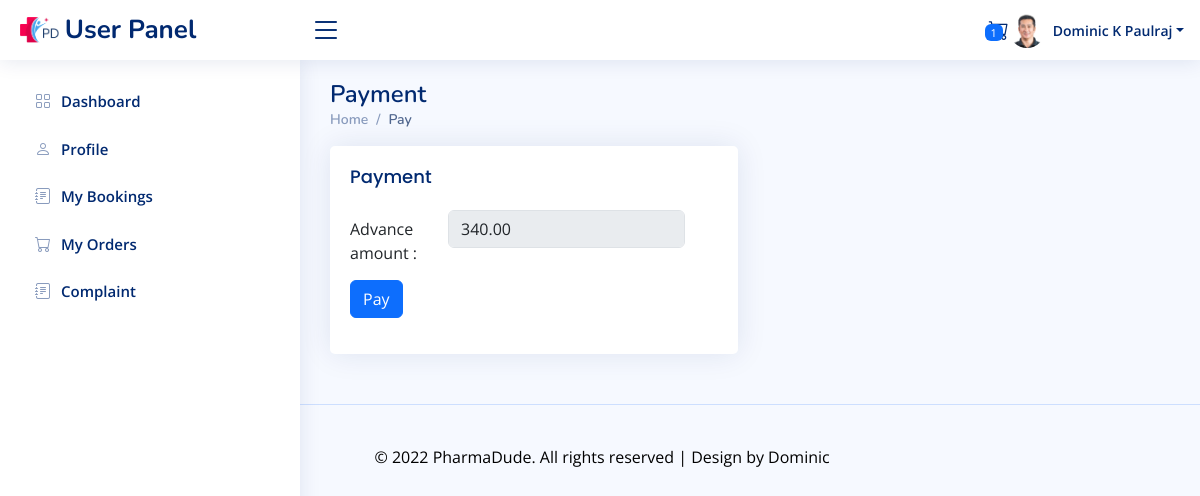
Screenshot of /user/payt.php (signed in) with the database file from the repository.
### tables this page shows
CREATE TABLE `cuser` (
  `userid` int(11) NOT NULL,
  `name` varchar(24) NOT NULL,
  `address` varchar(50) NOT NULL,
  `dob` date NOT NULL,
  `gender` varchar(6) NOT NULL,
  `city` varchar(25) NOT NULL,
  `distid` int(11) NOT NULL,
  `pincode` varchar(6) NOT NULL,
  `profilepic` varchar(100) NOT NULL,
  `email` varchar(50) NOT NULL,
  `phone` varchar(10) NOT NULL
);

CREATE TABLE `labtest` (
  `testid` int(11) NOT NULL,
  `labid` int(11) NOT NULL,
  `categoryid` int(11) NOT NULL,
  `description` varchar(500) NOT NULL,
  `testrate` decimal(10,2) NOT NULL,
  `image` varchar(100) NOT NULL,
  `homeservice` varchar(3) NOT NULL
);

### user/payt.php (the view, shortened to what this page needs)
<?php
  require "header.php";
  require "../php/connect.php";
  $m=$_SESSION['email'];
  $s="select testrate FROM  labtest,testbooking where testbooking.emailid='$m'";
  $res=mysqli_query($conn,$s);
  $a=mysqli_fetch_assoc($res);
?>
<main id="main" class="main">
    <div class="pagetitle">
      <h1>Payment</h1>
      <nav>
        <ol class="breadcrumb">
          <li class="breadcrumb-item"><a href="index.html">Home</a></li>
          <li class="breadcrumb-item active">Pay</li>
        </ol>
      </nav>
    </div>
     <section class="section">
        <div class="row">
          <div class="col-lg-6">
            <div class="card">
              <div class="card-body">
                <h1 class="card-title">Payment</h1>
                <form>
                  <div class="row mb-2">
                    <label for="inputText" class="col-sm-3 col-form-label">Advance amount : </label>
                    <div class="col-sm-8">
                      <input type="number" disabled="" name="amt" value="<?php echo $a['testrate'] ; ?>" class="form-control">
                    </div>
                  </div>
                  <div class="col-sm-10">
                    <button type="button" onclick="pay(<?php  echo $a['testrate'];?>)" class="btn btn-primary ">Pay</button>
                  </div>
                </form>
              </div>
          </div>
      </div>
  </div>
</section>
  </main>
<?php
  require "footer.php";
?>

### user/header.php (shortened to what this page needs)
<?php
require "../php/connect.php";
$email=$_SESSION['email'];
$sql="select * from cuser,district where email='$email' and cuser.distid=district.distid";
$result=mysqli_query($conn,$sql);
$f=mysqli_fetch_assoc($result);
$s="select * from cart where userid='$email'";
$rslt=mysqli_query($conn,$s);
$num=mysqli_num_rows($rslt);
?>
<html lang="en">
<head>
  <link href="assets/vendor/bootstrap/css/bootstrap.min.css" rel="stylesheet">
  <link href="assets/vendor/bootstrap-icons/bootstrap-icons.css" rel="stylesheet">
  <link href="assets/vendor/remixicon/remixicon.css" rel="stylesheet">
  <link href="assets/vendor/boxicons/css/boxicons.min.css" rel="stylesheet">
  <link href="assets/vendor/quill/quill.snow.css" rel="stylesheet">
  <link href="assets/vendor/quill/quill.bubble.css" rel="stylesheet">
  <link href="assets/vendor/simple-datatables/style.css" rel="stylesheet">
  <link href="assets/css/style.css" rel="stylesheet">
</head>
<body >
  <header id="header" class="header fixed-top d-flex align-items-center">
    <div class="d-flex align-items-center justify-content-between">
      <a href="index.html" class="logo d-flex align-items-center">
        <img src="../login/images/download.png" alt="error" >
        <span class="d-none d-lg-block" >User Panel</span>
      </a>
      <i class="bi bi-list toggle-sidebar-btn"></i>
    </div>
    <nav class="header-nav ms-auto">
      <ul class="d-flex align-items-center">
        <li class="nav-item dropdown">
          <a class="nav-link nav-icon" href="cart.php" >
            <span class="badge bg-primary badge-number"><?php echo $num; ?></span>
          </a>
        </li>
        <li class="nav-item dropdown pe-3">
          <a class="nav-link nav-profile d-flex align-items-center pe-0" href="#" data-bs-toggle="dropdown">
            <img src="<?php echo '../uploads/user/'.$f['profilepic'];?>" alt="Profile" class="rounded-circle">
            <span class="d-none d-md-block dropdown-toggle ps-2"><?php echo $f['name'];?></span>
          </a>
        </li>
      </ul>
    </nav>
  </header>
<aside id="sidebar" class="sidebar">
<ul class="sidebar-nav" id="sidebar-nav">
  <li class="nav-item">
    <a class="nav-link collapsed" data-bs-target="#forms-nav" href="index.php">
      <i class="bi bi-grid"></i>
      <span>Dashboard</span>
    </a>
  </li>
  <li class="nav-item">
    <a class="nav-link collapsed" data-bs-target="#forms-nav" href="profile.php">
      <i class="bi bi-person"></i>
      <span>Profile</span>
    </a>
  </li>
  <li class="nav-item">
    <a class="nav-link collapsed" data-bs-target="#forms-nav"  href="treqau.php">
      <i class="bi bi-journal-text"></i><span>My Bookings</span>
    </a>
  </li>
  <li class="nav-item">
    <a class="nav-link collapsed" data-bs-target="#forms-nav"  href="myorders.php">
      <i class="bi bi-cart"></i><span>My Orders</span>
    </a>
  </li>
  <li class="nav-item">
    <a class="nav-link collapsed" data-bs-target="#forms-nav"  href="complaint.php">
      <i class="bi bi-journal-text"></i><span>Complaint</span>
    </a>
  </li>
</ul>
</aside>

### user/assets/css/style.css (style rules this page uses)
:root { scroll-behavior: smooth; }
body { font-family: "Open Sans", sans-serif; background: #f6f9ff; color: #444444; }
a { color: #4154f1; text-decoration: none; }
h1, h2, h3, h4, h5, h6 { font-family: "Nunito", sans-serif; }
#main { margin-top: 60px; padding: 20px 30px; transition: all 0.3s; }
.pagetitle { margin-bottom: 10px; }
.pagetitle h1 { font-size: 24px; margin-bottom: 0; font-weight: 600; color: #012970; }
.card { margin-bottom: 30px; border: none; border-radius: 5px; box-shadow: 0px 0 30px rgba(1, 41, 112, 0.1); overflow: hidden; }
.card-title { padding: 20px 0 15px 0; font-size: 18px; font-weight: 500; color: #012970; font-family: "Poppins", sans-serif; }
.card-body { padding: 0 20px 20px 20px; }
.breadcrumb { font-size: 14px; font-family: "Nunito", sans-serif; color: #899bbd; font-weight: 600; }
.breadcrumb a { color: #899bbd; transition: 0.3s; }
.breadcrumb .breadcrumb-item::before { color: #899bbd; }
.breadcrumb .active { color: #51678f; font-weight: 600; }
.logo { line-height: 1; }
@media (min-width: 1200px) { .logo { width: 280px; } }
.logo img { max-height: 26px; margin-right: 6px; }
.logo span { font-size: 26px; font-weight: 700; color: #012970; font-family: "Nunito", sans-serif; }
.header { transition: all 0.5s; z-index: 997; height: 60px; box-shadow: 0px 2px 20px rgba(1, 41, 112, 0.1); background-color: #fff; padding-left: 20px; }
.header .toggle-sidebar-btn { font-size: 32px; padding-left: 10px; cursor: pointer; color: #012970; }
.header-nav ul { list-style: none; }
.header-nav > ul { margin: 0; padding: 0; }
.header-nav .nav-icon { font-size: 20px; color: #012970; }
.header-nav .nav-profile { color: #012970; }
.header-nav .nav-profile img { max-height: 36px; }
.header-nav .nav-profile span { font-size: 14px; font-weight: 600; }
.header-nav .badge-number { position: absolute; inset: 4px 6px auto auto; font-weight: normal; font-size: 11px; padding: 3px 6px; }
.sidebar { position: fixed; top: 60px; left: 0; bottom: 0; width: 300px; z-index: 996; transition: all 0.3s; padding: 20px; overflow-y: auto; scrollbar-width: thin; scrollbar-color: #aab7cf transparent; box-shadow: 0px 0px 20px rgba(1, 41, 112, 0.1); background-color: #fff; }
@media (min-width: 1200px) { #main, #footer { margin-left: 300px; } }
.sidebar-nav { padding: 0; margin: 0; list-style: none; }
.sidebar-nav li { padding: 0; margin: 0; list-style: none; }
.sidebar-nav .nav-item { margin-bottom: 5px; }
.sidebar-nav .nav-link { display: flex; align-items: center; font-size: 15px; font-weight: 600; color: #4154f1; transition: 0.3; background: #f6f9ff; padding: 10px 15px; border-radius: 4px; }
.sidebar-nav .nav-link i { font-size: 16px; margin-right: 10px; color: #4154f1; }
.sidebar-nav .nav-link.collapsed { color: #012970; background: #fff; }
.sidebar-nav .nav-link.collapsed i { color: #899bbd; }

### rows the page displays
cuser: profilepic (picture), name "Dominic K Paulraj"
labtest: amt "340.00"

### other values shown
$num "1"
